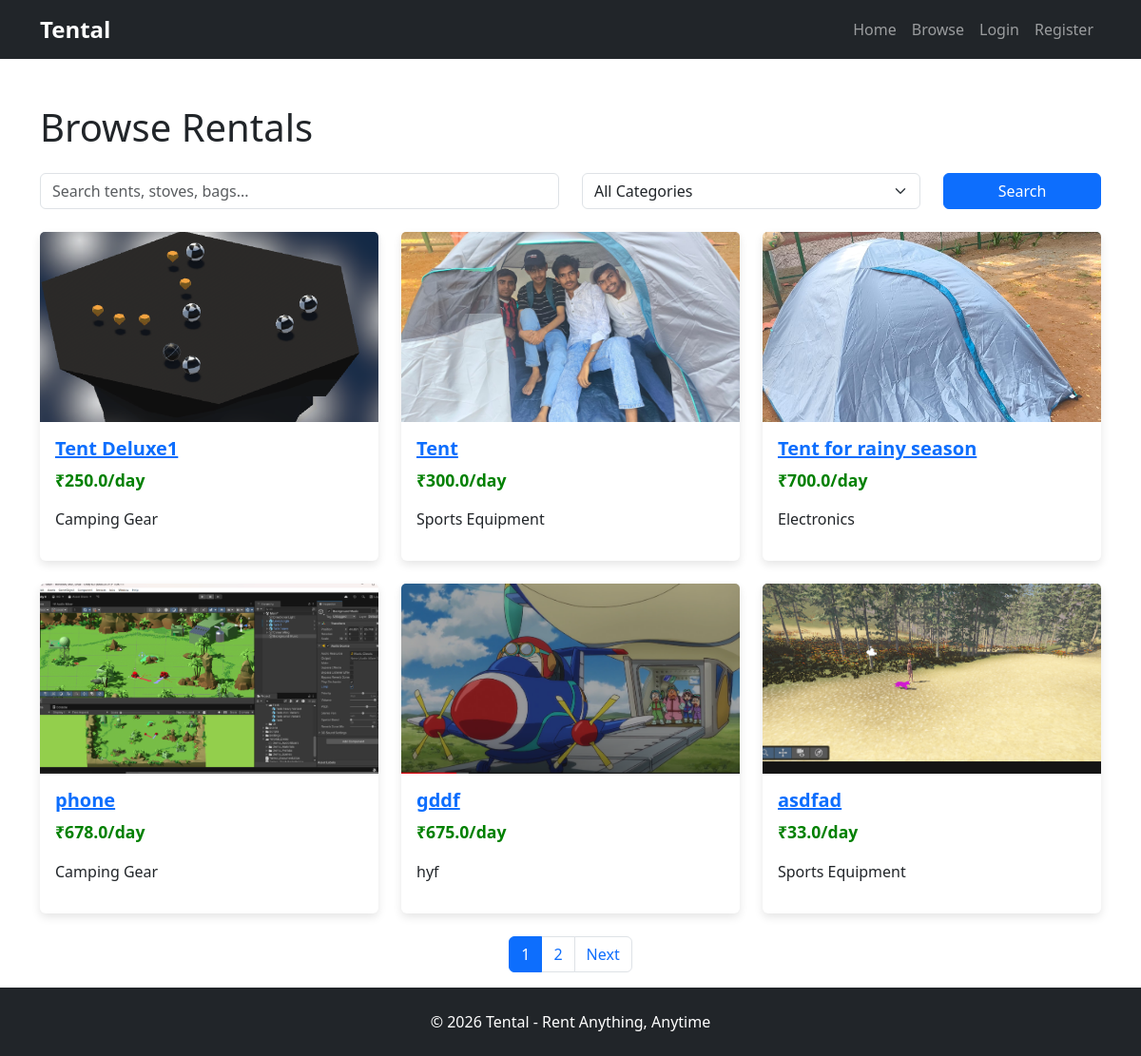
Screenshot of /browse with the database file from the repository.
### models/rental_item.py (models this page shows)
class RentalItem(db.Model):
    id = db.Column(db.Integer, primary_key=True)
    title = db.Column(db.String(100), nullable=False)
    description = db.Column(db.Text, nullable=False)
    price_per_day = db.Column(db.Float, nullable=False)
    category = db.Column(db.String(100), nullable=False)
    user_id = db.Column(
        db.Integer,
        db.ForeignKey("user.id"),
        nullable=False
    )
    status = db.Column(
        db.String(20),
        default="pending"
    )
    image = db.Column(
        db.String(255)
    )
    bookings = db.relationship(
        "Booking",
        backref="rental_item",
        lazy=True
    )
    quantity = db.Column(
        db.Integer,
        nullable=False,
        default=1
    )
    security_deposit = db.Column(
        db.Float,
        nullable=False,
        default=0
    )

### routes/main.py (the view, shortened to what this page needs)
@main.route("/browse")
def browse():
    search = request.args.get(
        "search",
        ""
    )
    category = request.args.get(
        "category",
        ""
    )
    page = request.args.get(
        "page",
        1,
        type=int
    )
    pagination = RentalItem.query.filter_by(
        status="approved"
    ).paginate(
        page=page,
        per_page=6,
        error_out=False
    )
    rentals = pagination.items
    rentals = [
        rental for rental in rentals
        if rental.owner.is_active_user
    ]
    if category:
        rentals = [
            rental
            for rental in rentals
            if rental.category == category
        ]
    return render_template(
        "browse.html",
        rentals=rentals,
        selected_category=category,
        pagination=pagination
    )

### templates/browse.html (shortened to what this page needs)
{% extends "base.html" %} {% block content %}
<div id="browse-page" class="container mt-5">
  <h1 id="browse-title" class="mb-4">Browse Rentals</h1>
<form method="GET" class="mb-4">
  <div class="row">
    <div class="col-md-6">
      <input
        type="text"
        name="search"
        class="form-control"
        placeholder="Search tents, stoves, bags..."
        value="{{ request.args.get('search', '') }}"
      />
    </div>
    <div class="col-md-4">
      <select
        name="category"
        class="form-select"
      >
        <option value="">
          All Categories
        </option>
      </select>
    </div>
    <div class="col-md-2">
      <button
        type="submit"
        class="btn btn-primary w-100"
      >
        Search
      </button>
    </div>
  </div>
</form>
  <div id="rental-listings" class="row g-4">
    {% for rental in rentals %}
    <div class="col-md-4">
      <div class="card rental-card">
        {% if rental.image %}
        <img
          src="{{ url_for('static', filename='uploads/' + rental.image) }}"
          class="card-img-top"
          alt="{{ rental.title }}"
          style="height: 200px; object-fit: cover"
        />
        {% endif %}
        <div class="card-body">
          <a href="{{ url_for('main.listing_detail', id=rental.id) }}">
            <h5 class="rental-title">{{ rental.title }}</h5>
          </a>
          <p class="rental-price">₹{{ rental.price_per_day }}/day</p>
          <p>{{ rental.category }}</p>
        </div>
      </div>
    </div>
    {% endfor %}
  </div>
  <nav class="mt-4">
  <ul class="pagination justify-content-center">
    {% for page_num in pagination.iter_pages() %}
      {% if page_num %}
      <li
        class="page-item {% if page_num == pagination.page %}active{% endif %}"
      >
        <a
          class="page-link"
          href="{{ url_for('main.browse', page=page_num) }}"
        >
          {{ page_num }}
        </a>
      </li>
      {% endif %}
    {% endfor %}
    {% if pagination.has_next %}
    <li class="page-item">
      <a
        class="page-link"
        href="{{ url_for('main.browse', page=pagination.next_num) }}"
      >
        Next
      </a>
    </li>
    {% endif %}
  </ul>
</nav>
</div>
{% endblock %}

### static/css/style.css (style rules this page uses)
:root { --primary-color: #2E8B57; --secondary-color: #1E293B; }
html, body { height: 100%; }
body { display: flex; flex-direction: column; }
.rental-card { transition: all 0.3s ease; border: none; box-shadow: 0 4px 10px rgba(0, 0, 0, 0.1); }
.rental-title { font-weight: 600; }
.rental-price { font-size: 1.1rem; font-weight: bold; color: green; }

### rows the page displays
RentalItem: image (picture), title "Tent Deluxe1", price_per_day "250.0", category "Camping Gear"
RentalItem: image (picture), title "Tent", price_per_day "300.0", category "Sports Equipment"
RentalItem: image (picture), title "Tent for rainy season", price_per_day "700.0", category "Electronics"
RentalItem: image (picture), title "phone", price_per_day "678.0", category "Camping Gear"
RentalItem: image (picture), title "gddf", price_per_day "675.0", category "hyf"
RentalItem: image (picture), title "asdfad", price_per_day "33.0", category "Sports Equipment"

### other values shown
{{ page_num }} "1" "2"
